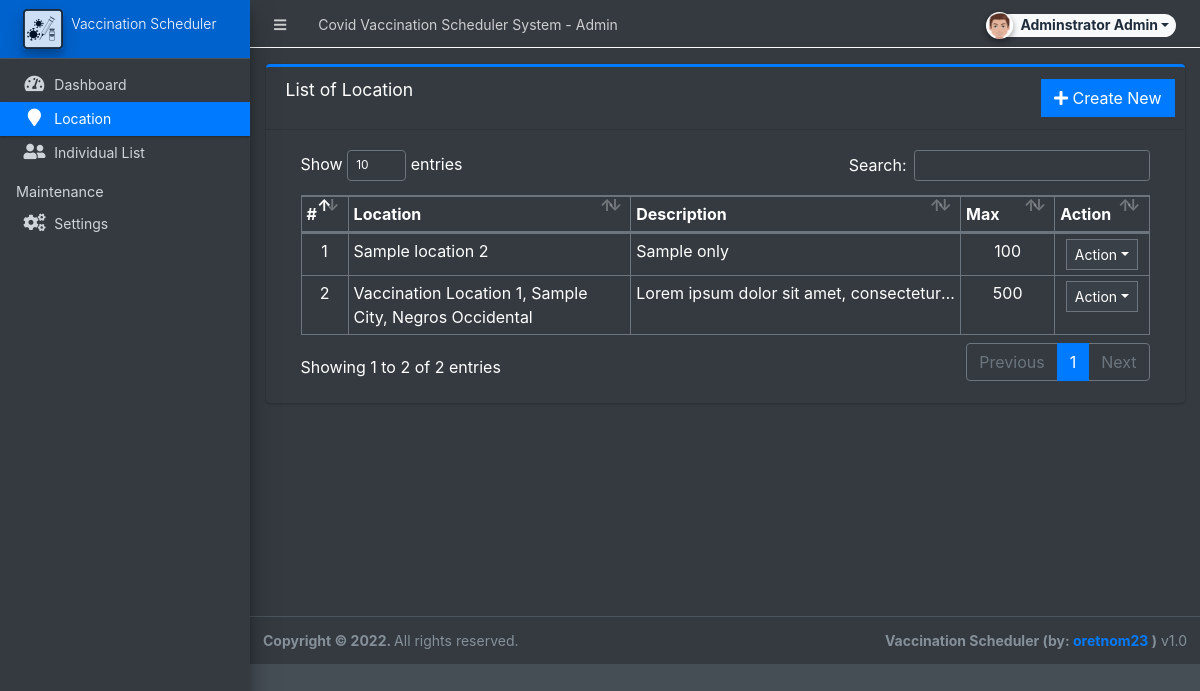
Screenshot of /admin/?page=location (signed in) with the database file from the repository.
### tables this page shows
CREATE TABLE `location` (
  `id` int(30) NOT NULL,
  `location` text DEFAULT NULL,
  `description` text DEFAULT NULL,
  `max_a_day` int(5) NOT NULL,
  `date_created` datetime NOT NULL DEFAULT current_timestamp(),
  `date_updated` datetime DEFAULT NULL ON UPDATE current_timestamp()
);

### admin/location/index.php (the view, shortened to what this page needs)
<div class="card card-outline card-primary">
	<div class="card-header">
		<h3 class="card-title">List of Location</h3>
		<div class="card-tools">
			<a href="?page=location/manage_location" class="btn btn-flat btn-primary"><span class="fas fa-plus"></span>  Create New</a>
		</div>
	</div>
	<div class="card-body">
		<div class="container-fluid">
        <div class="container-fluid">
			<table class="table table-bordered table-stripped">
				<colgroup>
					<col width="5%">
					<col width="30%">
					<col width="35%">
					<col width="10%">
					<col width="10%">
				</colgroup>
				<thead>
					<tr>
						<th>#</th>
						<th>Location</th>
						<th>Description</th>
						<th>Max</th>
						<th>Action</th>
					</tr>
				</thead>
				<tbody>
					<?php
					$i = 1;
						$qry = $conn->query("SELECT * from `location` order by `location` asc ");
						while($row = $qry->fetch_assoc()):
                            $row['description'] = strip_tags(stripslashes(html_entity_decode($row['description'])));
					?>
						<tr>
							<td class="text-center"><?php echo $i++; ?></td>
							<td><?php echo $row['location'] ?></td>
							<td ><p class="truncate-1 m-0"><?php echo $row['description'] ?></p></td>
							<td class="text-center"><?php echo number_format($row['max_a_day']) ?></td>
							<td align="center">
								 <button type="button" class="btn btn-flat btn-default btn-sm dropdown-toggle dropdown-icon" data-toggle="dropdown">
				                  		Action
				                  </button>
							</td>
						</tr>
					<?php endwhile; ?>
				</tbody>
			</table>
		</div>
		</div>
	</div>
</div>

### rows the page displays
location: location "Sample location 2", description "Sample only", max_a_day "100"
location: location "Vaccination Location 1, Sample City, Negros Occidental", description "Lorem ipsum dolor sit amet,…", max_a_day "500"

### other values shown
$_settings->info('name') "Covid Vaccination Scheduler System"
$_settings->userdata('firstname').' '.$_settings->userdata('lastname') "Adminstrator Admin"
$_settings->info('short_name') "Vaccination Scheduler"
